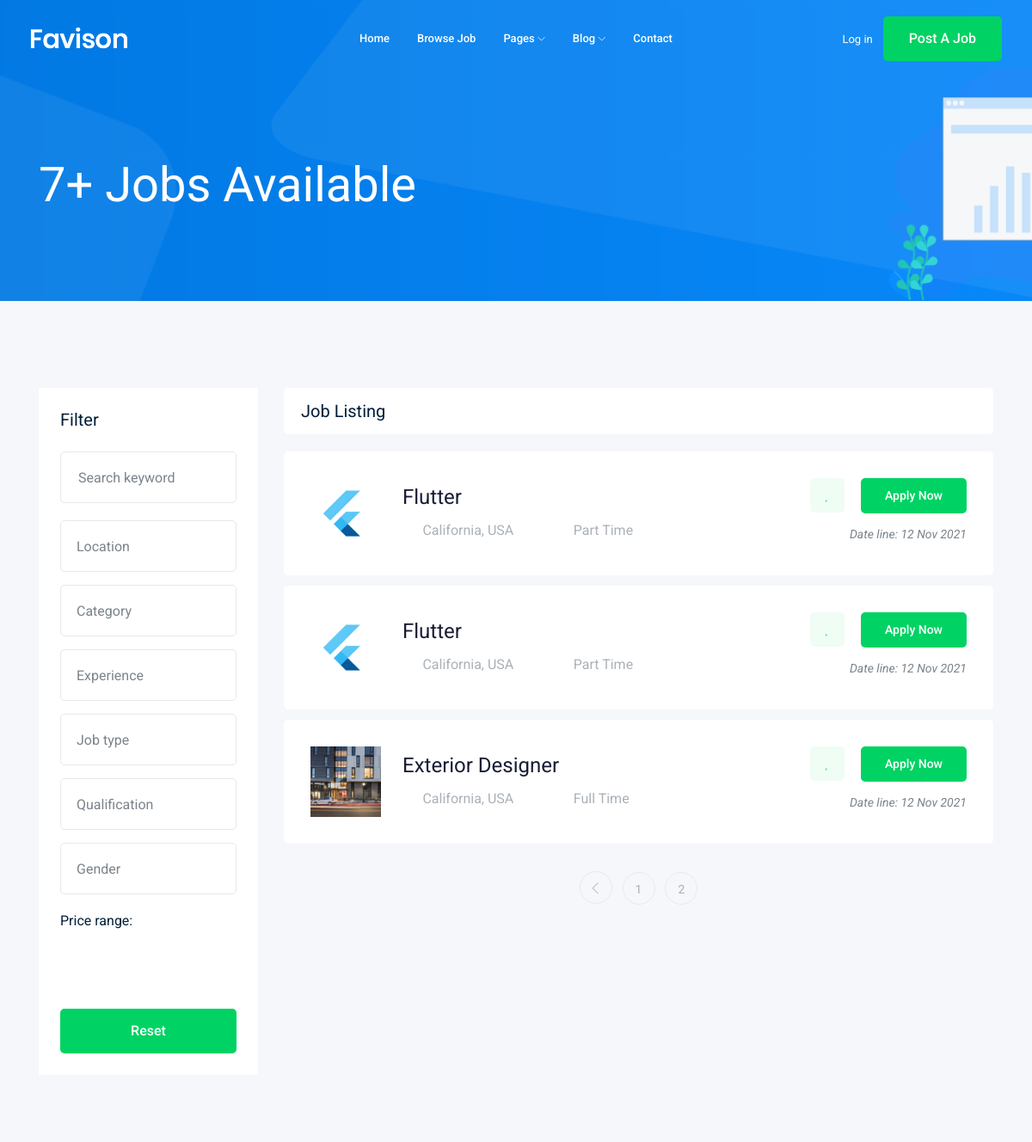
Before: /job/?page=2 (upper part) with the older database file.
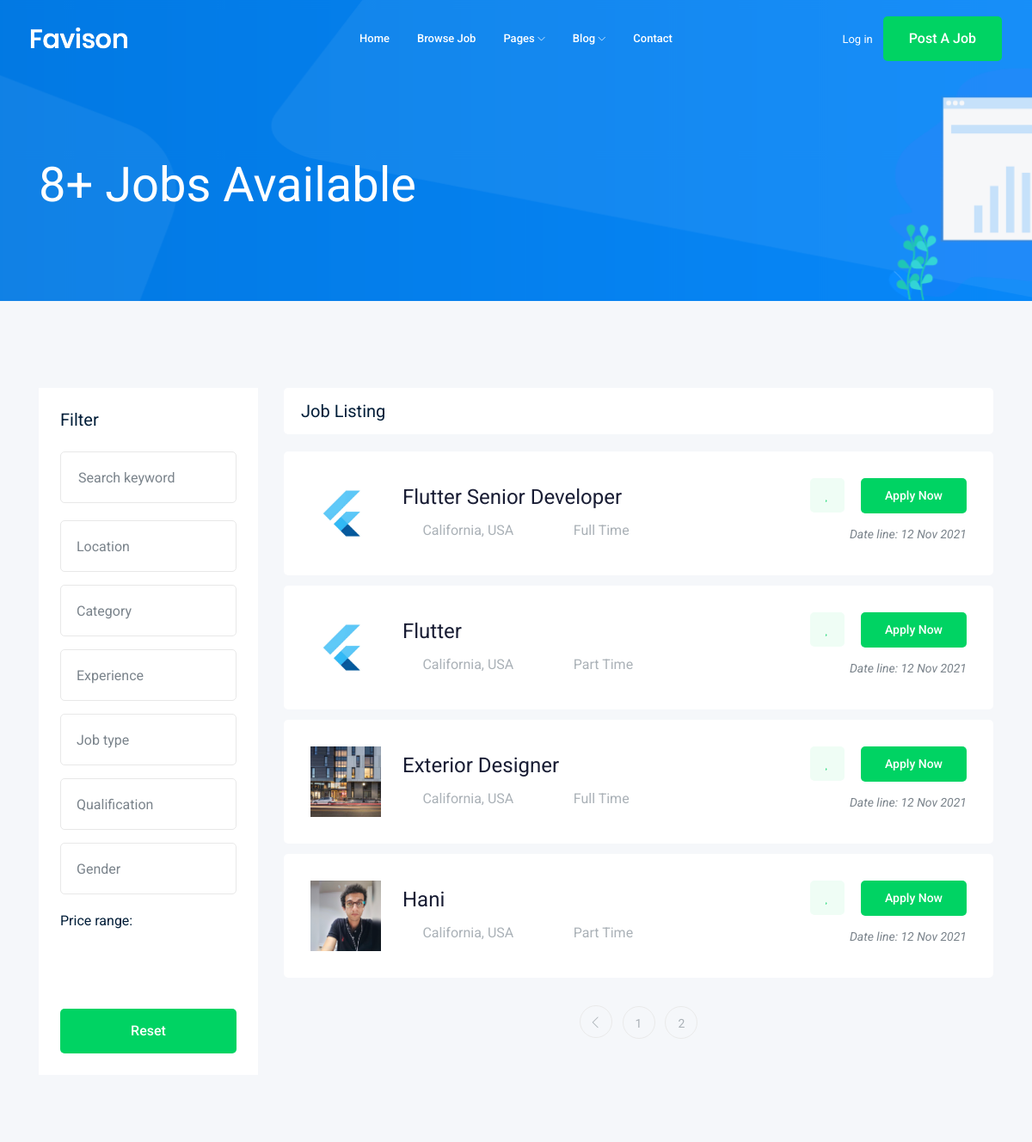
After: the same page with the newer database file.
### job/models.py (models this page shows, shortened)
class Job(models.Model):
    id = models.AutoField(primary_key=True)
    title = models.CharField(max_length=100, default='')
    job_type = models.CharField(max_length=15, choices=JOB_TITLE)
    description = models.TextField(max_length=1000, default='')
    published_at = models.DateTimeField(auto_now=True)
    vacancy = models.IntegerField(default=1)
    salary = models.IntegerField(default=0)
    category = models.ForeignKey(Category, on_delete=models.CASCADE)
    experience = models.IntegerField(default=0)
    image = models.ImageField(upload_to='job/', default='')

### job/views.py (the view)
# urls.py: path('', views.joblist, name='joblist'),
def joblist(request):
    joblist1 = Job.objects.all()
    paginator = Paginator(joblist1, 4)
    page_number = request.GET.get('page')
    page_obj = paginator.get_page(page_number)
    context = {'joblist1': page_obj, 'listlength': joblist1 }
    return render(request, 'job/joblist.html', context)

### job/templates/job/joblist.html (shortened to what the changed rows need)
{% load static %}
<!doctype html>
<html class="no-js" lang="zxx">
<head>
    <link rel="stylesheet" href="{% static 'css/bootstrap.min.css' %}">
    <link rel="stylesheet" href="{% static 'css/owl.carousel.min.css' %}">
    <link rel="stylesheet" href="{% static 'css/magnific-popup.css' %}">
    <link rel="stylesheet" href="{% static 'css/font-awesome.min.css' %}">
    <link rel="stylesheet" href="{% static 'css/themify-icons.css' %}">
    <link rel="stylesheet" href="{% static 'css/nice-select.css' %}">
    <link rel="stylesheet" href="{% static 'css/flaticon.css' %}">
    <link rel="stylesheet" href="{% static 'css/jquery-ui.css' %}">
    <link rel="stylesheet" href="{% static 'css/gijgo.css' %}">
    <link rel="stylesheet" href="{% static 'css/animate.min.css' %}">
    <link rel="stylesheet" href="{% static 'css/slicknav.css' %}">
    <link rel="stylesheet" href="{% static 'css/style.css' %}">
</head>
<body>
    <div class="bradcam_area bradcam_bg_1">
        <div class="container">
            <div class="row">
                <div class="col-xl-12">
                    <div class="bradcam_text">
                        <h3>{{listlength.count}}+ Jobs Available</h3>
                    </div>
                </div>
            </div>
        </div>
    </div>
    <div class="job_listing_area plus_padding">
        <div class="container">
            <div class="row">
                <div class="col-lg-9">
                    <div class="job_lists m-0">
                        <div class="row">
                            {% for i in joblist1 %}
                            <div class="col-lg-12 col-md-12">
                                <div class="single_jobs white-bg d-flex justify-content-between">
                                    <div class="jobs_left d-flex align-items-center">
                                        <div class="thumb" style="display: flex;justify-content: center;align-items: center;">
                                            <img src="{{i.image.url}}" alt="" width="82px" height="82px">
                                        </div>
                                        <div class="jobs_conetent">
                                            <a href="{% url 'job:job_details' i.id %}"><h4>{{i.title}}</h4></a>
                                            <div class="links_locat d-flex align-items-center">
                                                <div class="location">
                                                    <p> <i class="fa fa-map-marker"></i> California, USA</p>
                                                </div>
                                                <div class="location">
                                                    <p> <i class="fa fa-clock-o"></i>{{i.job_type}}</p>
                                                </div>
                                            </div>
                                        </div>
                                    </div>
                                    <div class="jobs_right">
                                        <div class="apply_now">
                                            <a class="heart_mark" href="#"> <i class="fa fa-heart"></i> </a>
                                            <a href="{% url 'job:job_details' i.id %}" class="boxed-btn3">Apply Now</a>
                                        </div>
                                        <div class="date">
                                            <p>Date line: {{i.published_at|date:'d M o'}}</p>
                                        </div>
                                    </div>
                                </div>
                            </div>
                            {% endfor %}
                        </div>
                        {% if joblist1.has_other_pages %}
                        <div class="row">
                            <div class="col-lg-12">
                                <div class="pagination_wrap">
                                    <ul>
                                        {% for i in joblist1.paginator.page_range %}
                                        <li><a href="?page={{i}}"><span>{{i}}</span></a></li>
                                        {% endfor %}
                                    </ul>
                                </div>
                            </div>
                        </div>
                        {% endif %}
                    </div>
                </div>
            </div>
        </div>
    </div>
</body>
</html>

Changed rows visible on the page:
changed Job: title "Flutter" → "Flutter Senior Developer"; job_type "Part Time" → "Full Time"
added Job: image (picture), title "Hani", job_type "Part Time", published_at "12 Nov 2021"
Other visible differences:
{{ listlength.count }}: "7" → "8"
